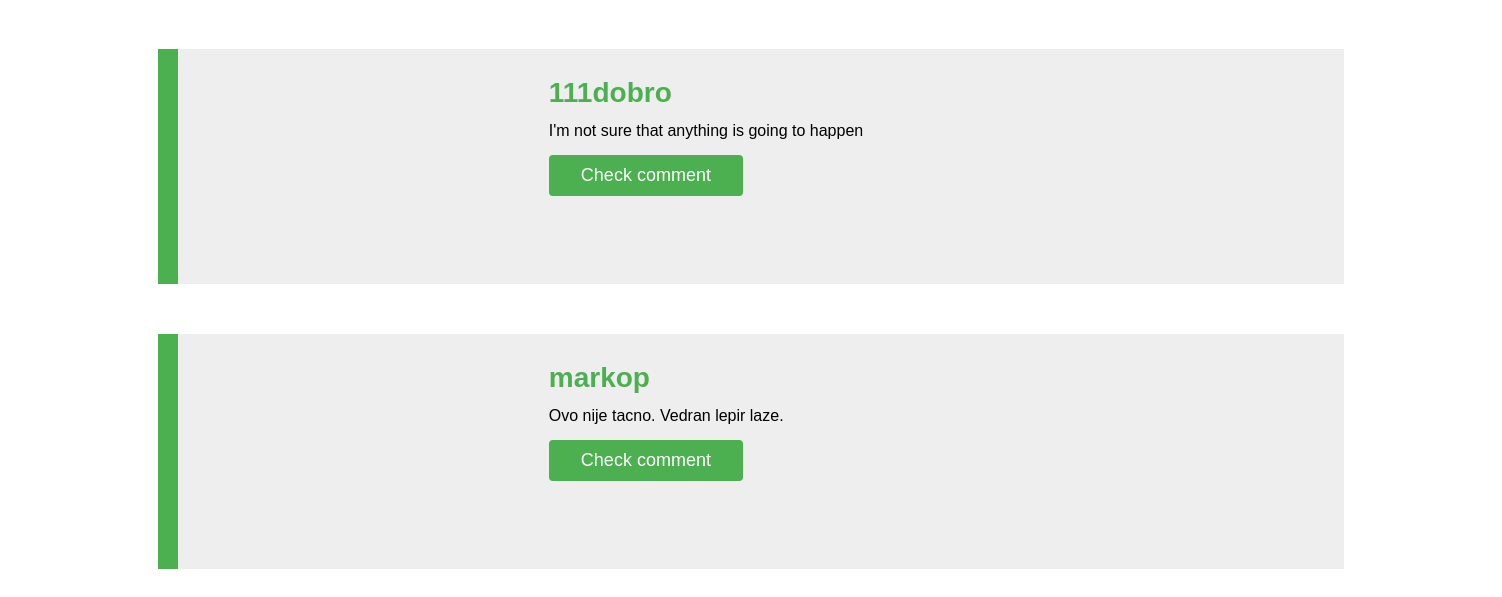
/ (lower part), run on an earlier commit of the app's database.
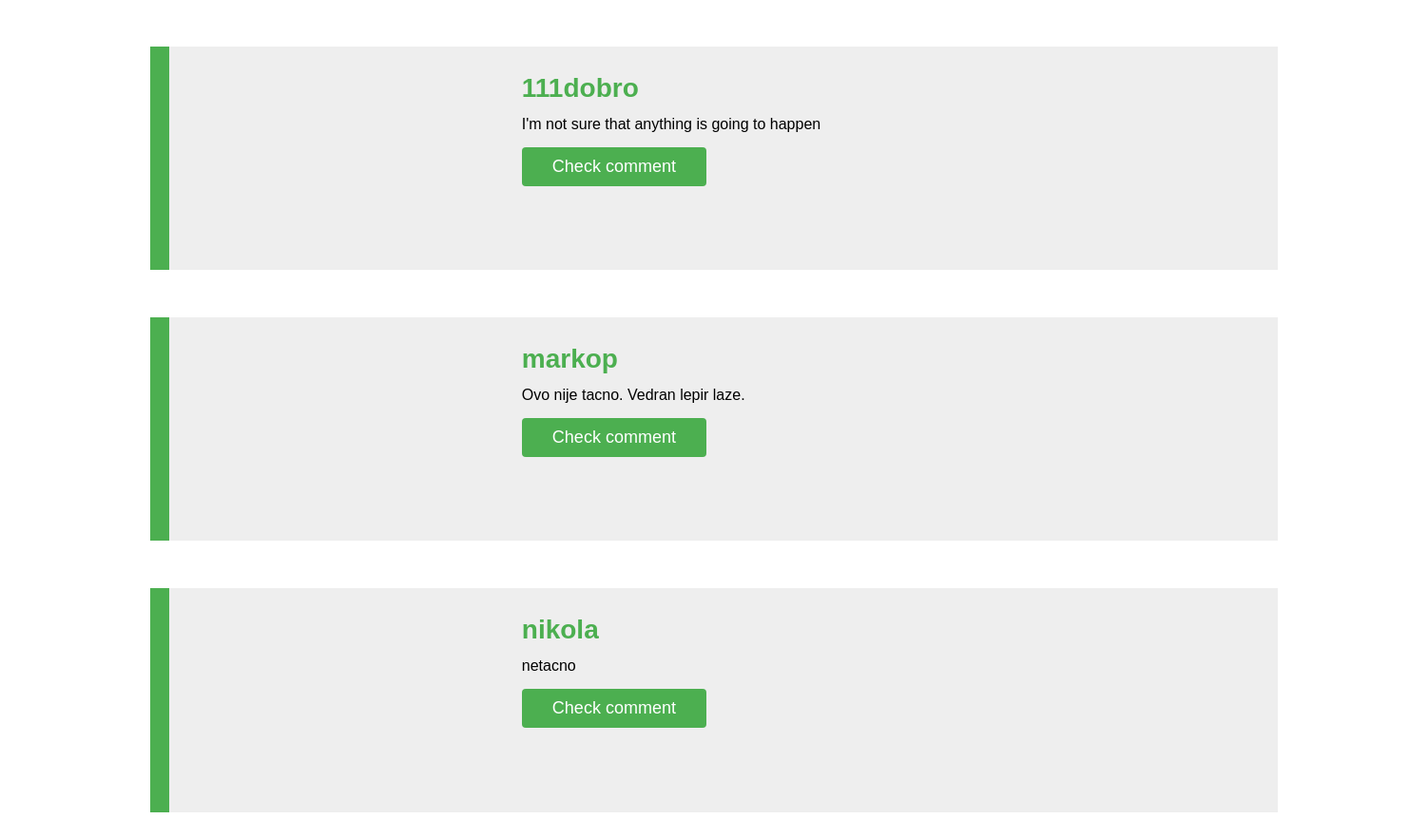
And on a later commit of the database.
### comment/models.py (models this page shows, shortened)
class Comment(models.Model):
    author = models.CharField(max_length=50)
    email = models.EmailField(max_length=254)
    text = models.TextField()
    highlighted = models.TextField(default='')
    page_url = models.CharField(max_length=500, default='https://university.innopolis.ru/en/')

### comment/views.py (the view)
# urls.py: path('', views.comments_list, name='comments_list'),
def comments_list(request):
    if request.method == 'POST':
        url = request.POST.get('site_url', False)
        file = open('args.txt', 'w')
        file.write(url)
        file.close()
        return redirect('new')
    comments = Comment.objects.all()
    url_inst = URLModelForm()
    return render(request, 'comment/comments_list.html', {'comments': comments, 'url': url_inst})

### comment/templates/comment/comments_list.html (shortened to what this page needs)
{% load static %}
<html>
<head>
    <link rel="stylesheet" href="{% static 'css/comment.css' %}">
</head>
<body>
    <div class="content-area our-site">
      <div class="all-recent-comments">
          {% for comment in comments %}
            <form class="comment-div" action="" method="get">
                <iframe src = {{ comment.page_url }} height=30% width="30%" > </iframe>
                <div class="container">
                    <div class="dialogbox">
                        <div class="comment-body">
                            <p class="comment-name">{{ comment.author }}</p>
                            <div class="comment-message">
                                {{ comment.text }}
                            </div>
                            <a class="check-comment-button" target="_blank" rel="noopener noreferrer" href = "{% url 'comment' identify=comment.id %}">
                                Check comment
                            </a>
                            </div>
                        </div>
                    </div>
            </form>
          {% endfor %}
        </div>
    </div>
</body>
</html>

What changed in the data, as far as the page shows it:
added Comment: author "nikola", text "netacno"
